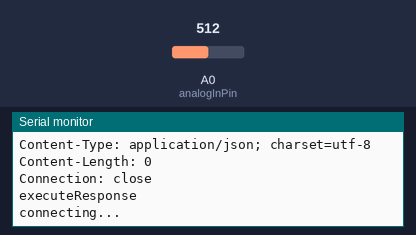
A sketch run on a simulated Arduino Uno, built with avr-gcc and run on an emulated ATmega328P. Shown: the last lines printed to the serial monitor. The test bench sets the inputs (shaded band); at power-on: A0 (analogInPin) = 512. WiFi joins after 1.5 s; servers stay silent unless stated; uploads are accepted with an empty reply.

Above: at 3.7 s.
3.8 s: A0 (analogInPin) set to 109
At 4.23 s:
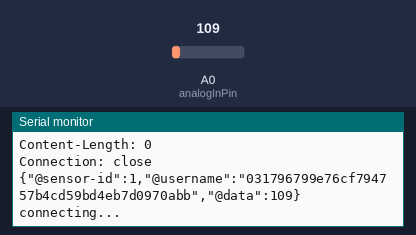
7.3 s: A0 (analogInPin) set to 89
At 7.97 s:
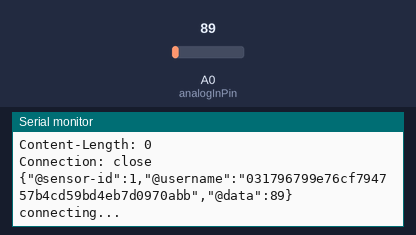

Measured:
- after the input at 3.8 s, the serial monitor: prints a new line after 0.21 s (image 1)
- after the input at 7.3 s, the serial monitor: prints a new line after 0.45 s (image 2)

The sketch:

WorkingClient.ino
```cpp
/*
  Arduino/Hue Client

 This sketch connects to a website (http://www.google.com)
 using an Arduino Wiznet Ethernet shield.

 Circuit:
 * Ethernet shield attached to pins 10, 11, 12, 13

 @Author: Matthias Amann, Lukas Ender, Stephan Svoboda
 @created 27.3.2013
 */

#include <SPI.h>
#include <Ethernet.h>

//SERVER INFO
IPAddress baseServer(192, 168, 0, 242);
int baseServerPort = 8080;

//REST CLIENT
// Enter a MAC address for your controller below.
// Newer Ethernet shields have a MAC address printed on a sticker on the shield
byte mac[] = { 0xDE, 0xAD, 0xBE, 0xEF, 0xFE, 0xED };

//HUE BRIDGE INFO
char hueUser[] = "stephan123";
IPAddress hueServer(192, 168, 0, 244);
int hueServerPort = 80;

//REDIRECT JSON
int lightId = 3;
String currResponse;

boolean connectSuccess = false;
boolean responseDelivered = false;
int testConnects = 0;

// Initialize the Ethernet client library
// with the IP address and port of the server
// that you want to connect to (port 80 is default for HTTP):
EthernetClient client;

//MOTION DETECTION
const int analogInPin = A0;  //PIR Read
const int analogOutPin = 9; // PIR Write

int sensorValue = 0;        // value read from PIR
int oldSensorValue = 0;      // old value from PIR
int outputValue = 0;        // value output to the PWM (analog out)

//REST CLIENT
// Json
String sensorTag = String("{\"@sensor-id\":");
String usernameTag = String(",\"@username\":\"");
String dataTag = String("\",\"@data\":");
String endTag = String ("}");

//writes response to currResponse
void processResponse() {
  Serial.println("processResponse: processing response: processResponse");
  //while client is connected or has unread buffered bytes
  while(client.connected()) {
    //String response;
    currResponse = "";
    char oc = ' ';
    char ooc = ' ';
    int currResponseLength = 0;
    boolean messageFound = false;

    while (client.available()) {
      char cc = client.read();
      Serial.print(cc);

      if(messageFound == true) {

      switch (oc) {
      case '{':
        if (cc == '\"') {
          // write oc
          currResponse.concat(oc);
          break;
        }
      case '"':
        if (cc == '@') {
          // write oc
          currResponse.concat(oc);
          break;
        }
        if (cc == ':') {
          // write oc
          currResponse.concat(oc);
          break;
        }
        if (cc == ',') {
          // do not write oc
          break;
        }
        if (cc == '}'){
          //do write cc
          currResponse.concat(cc);
          break;
        }
      case ':':
        if (cc == '\"') {
          // write oc
          currResponse.concat(oc);
          break;
        }
      case '@':
        // do not write oc
        break;
      case ',':
        // write oc
        currResponse.concat(oc);
        break;
      case '}':
        // write oc
        currResponse.concat(oc);
        break;
      case '\n':{
        //do not write oc
        break;
      }
      default:
        currResponse.concat(oc);
        break;
      }
      ++currResponseLength;
    }

      if(ooc == '\n' && oc == '\r' && cc == '\n'){
        messageFound = true;
      }
      responseDelivered = true;

      ooc = oc;
      oc = cc;
    }
  }
}

//ensures that exact length of json is sent
void contentBlock(char json[]) {
  int length = strlen(json);
  if (length >= 0) {
    client.print("Content-Length:");
    client.println(length);
    client.println("Content-type: application/json");
  }
  client.println();
  if (length >= 0) {
    client.print(json);
  }
}

//sends request address is without ip
void sendRequest(char requestType[], char address[], char json[], IPAddress ip, int port) {
  //set connectSuccess to false
  connectSuccess = false;
  Serial.println("connecting...");
  while(!connectSuccess){
    if (client.connect(ip, port)) {
      client.print(requestType);
      client.print(" ");
      client.print(address);
      client.println(" HTTP/1.0");
      contentBlock(json);
      connectSuccess = true;
      //connection successful waiting for response
      // TODO: change this to a function pointer?
      processResponse();
      client.stop();
    } else {
      Serial.println(client.available());
      Serial.println("connection failed");
    }
  }
}

void executeResponse(){
  Serial.println("executeResponse");
  String json = currResponse;
  String hueAddress;
  char jsonChar[json.length() + 1];
  json.toCharArray(jsonChar, json.length() + 1);

  //construct light state address
  hueAddress.concat("/api/");
  hueAddress.concat(hueUser);
  hueAddress.concat("/lights/");
  hueAddress.concat(lightId);
  hueAddress.concat("/state");
  char hueChar[hueAddress.length() + 1];
  hueAddress.toCharArray(hueChar, hueAddress.length() + 1);
  sendRequest("PUT", hueChar, jsonChar, hueServer, hueServerPort);
}

//MOTION DETECTION
void readSensor() {
  sensorValue = analogRead(analogInPin);
}

void postActivityData(int sensorId, String username) {
  String json = String(sensorTag + sensorId + usernameTag + username + dataTag + sensorValue + endTag);
  char jsonChar[json.length() + 1];
  json.toCharArray(jsonChar, json.length() + 1);
  Serial.println(json);
  currResponse = "";
  sendRequest("POST", "/AHLSWebService/ahls/log", jsonChar, baseServer, baseServerPort);
}

void setup() {
  // Open serial communications and wait for port to open:
  Serial.begin(9600);
  // start the Ethernet connection:
  if (Ethernet.begin(mac) == 0) {
    Serial.println("Failed to configure Ethernet using DHCP");
    // no point in carrying on, so do nothing forevermore:
    while(1);
  }
  // give the Ethernet shield a second to initialize:
  delay(1000);
  Serial.println("initialized");
}

void loop() {
  // if the server's disconnected, stop the client:
  if (!client.connected()) {

    // do sensor reading forever:
    readSensor();
    postActivityData(1, "031796799e76cf794757b4cd59bd4eb7d0970abb");
    executeResponse();
  }
}
```
